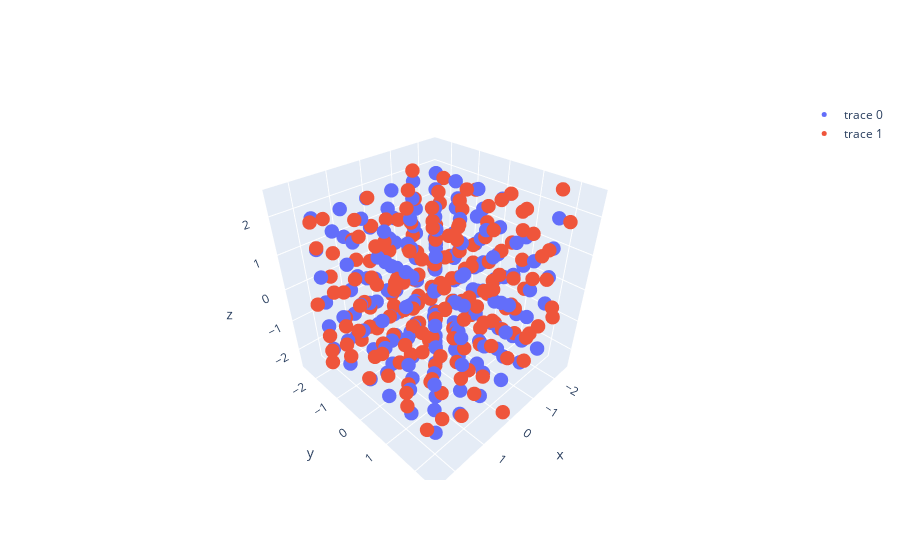

Notebook source saved alongside this figure:
### Markdown cell above
Quench 前とあとを比較。

### Code cell
# -*- coding: utf-8 -*-
import plotly.graph_objects as go
from itertools import starmap


# mode='makers'を指定しないと点の間に線が引かれる
fig = go.Figure(
    data=[
        go.Scatter3d(
            x=x[:, 0],
            y=x[:, 1],
            z=x[:, 2],
            mode="markers",
            marker=dict(
                size=5,
                # color=point_sum,
                colorscale="Viridis",
                # symbol=result_symbol
            ),
        ),
        go.Scatter3d(
            x=x_quenched[:, 0],
            y=x_quenched[:, 1],
            z=x_quenched[:, 2],
            mode="markers",
            marker=dict(
                size=5,
                # color=point_sum,
                colorscale="Viridis",
                # symbol=result_symbol
            ),
        ),
    ]
)
fig.show()

### Figure 1 — Plotly figure (JSON) as saved in the notebook; plotly's stock layout.template omitted (floating-point values rounded to 4 significant figures; data arrays with more than 128 entries replaced by an {"elided": "..."} marker saying what was removed)
{"data": [{"marker": {"colorscale": [[0, "#440154"], [0.1111, "#482878"], [0.2222, "#3e4989"], [0.3333, "#31688e"], [0.4444, "#26828e"], [0.5556, "#1f9e89"], [0.6667, "#35b779"], [0.7778, "#6ece58"], [0.8889, "#b5de2b"], [1, "#fde725"]], "size": 5}, "mode": "markers", "type": "scatter3d", "x": {"elided": "192 float values"}, "y": {"elided": "192 float values"}, "z": {"elided": "192 float values"}}, {"marker": {"colorscale": [[0, "#440154"], [0.1111, "#482878"], [0.2222, "#3e4989"], [0.3333, "#31688e"], [0.4444, "#26828e"], [0.5556, "#1f9e89"], [0.6667, "#35b779"], [0.7778, "#6ece58"], [0.8889, "#b5de2b"], [1, "#fde725"]], "size": 5}, "mode": "markers", "type": "scatter3d", "x": {"elided": "192 float values"}, "y": {"elided": "192 float values"}, "z": {"elided": "192 float values"}}], "layout": {}}
